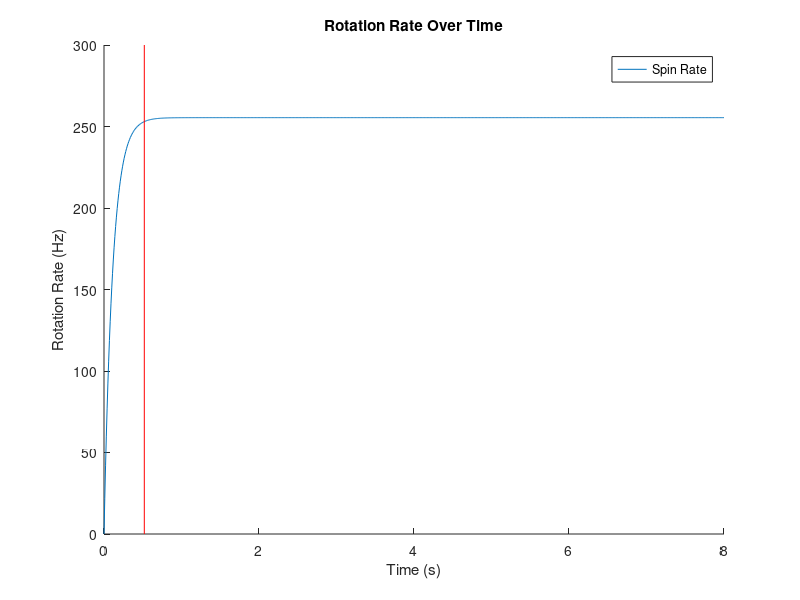

Write MATLAB code to recreate this figure.
 %Code for Spinning Things
clear; %clear variables
clc; %clear command window

% %Variables:
% degrees = 1; %angle of attack of fins in degrees
% machno = 0.5; %machnumber of the flow at the instant
% finwidth = 6; %width of fin in in
% finlength = 12; %width of fin in in
% triangle = true; %specify fins as triangular (changes cp location)
degrees=input('At what angle should the fins be canted?\n');
machno=input('What is the rocket velocity (mach number)?\n');
finwidth=input('What width (outward) should the fins be (in)?\n');
finlength=input('What length (along body) should the fins be (in)?\n');
triangle=input('Rectangle configuration? [''Y''/''N'']: ');
if triangle=='Y'
    triangle=false;
else
    triangle=true;
end

%Quasi-Variables;
airdensity = 1.2; %define air density (1.225kg/m^3)
numberofsteps = 800; %defines timesteps (#/100 is seconds seen on graph)
rktdiam = 4; %rocket diameter (4in)
speedofsound = 343; %speed of sound at 20C dry air (343m/s)

%Constants:
inertia = 0.317961677; %rocket inertia in kg*m^2 (0.317961677kg*m^2)
timestep = 0.01; %timestep interval (0.01s)

%Calculated Values:
finwidthm = finwidth*.0254; %convert fin width to m
finlengthm = finlength*.0254; %convert fin length to m
rktradiusm = rktdiam/2*.0254; %convert rocket diameter to its radius in m
speed = machno*speedofsound; %converts mach number to speed in m/s

%Other Initializations:
ohmega = zeros(1,numberofsteps+1); %initializes size for matrix


if triangle==true
    cp = finwidthm*1/3; %center of pressure of triangle
else
    cp = finwidthm*1/2; %center of pressure of rectangle
end
momentrad = cp+rktradiusm; %calculate the radius that the moment is acting on
theta = degrees*pi/180; %find initial angle in radians
xvel = speed*cos(theta); %define x velocity
yvel = speed*sin(theta); %define y velocity
eqspinspd = abs(speedofsound*machno*sin(theta)/momentrad/2/pi) %spinspeed in Hz (converted via 2PI()
finarea=3*finwidthm*finlengthm; %all area for calculating moment
ohmega(1) = 0; %initialize the spin at 0.
for n = 1:numberofsteps
    cd = 1.28*cos(theta); %cd of the plate for damping, will change
    cl = 2*pi*theta; %coeficient of lift for flat plate
    moment(n) = (cl*finarea*airdensity*speed^2)/2 * momentrad; %moment about the longitudinal axis of the rocket caused by the lift of the fins
    dampingmoment = 0; %moment caused by damping of the fins - this needs to be updated to include skin friction
    alpha = (moment(n)-dampingmoment)/inertia; %calculate angular acceleration in radians per second
    ohmega(n+1) = ohmega(n) + alpha*timestep; %find the new spin speed by integrating numerically
    yvelmod= yvel - ohmega(n+1)*momentrad; %find modified y velocity due to the spin rate
    theta = atan(yvelmod/xvel); %recalculate the angle of attack based on spin speed
end

ohmega = ohmega/2/pi; %convert radians/s to Hz
ninetynine=0.99*eqspinspd;
for n=1:numberofsteps
    if ohmega(n)<=ninetynine
        ninetynine_pnt=n;
    end
end

fig=figure;
hax=axes;
time = 0:timestep:numberofsteps*timestep; % provide an X axis for the graph
hold on
plot(time, ohmega)%provide a Y axis for the graph
SP=ninetynine_pnt/100; %point at which equilibrium spin is at 99%
line([SP SP],get(hax,'YLim'),'Color',[1 0 0])
legend('Spin Rate')
xlabel('Time (s)')
ylabel('Rotation Rate (Hz)')
title('Rotation Rate Over Time')
